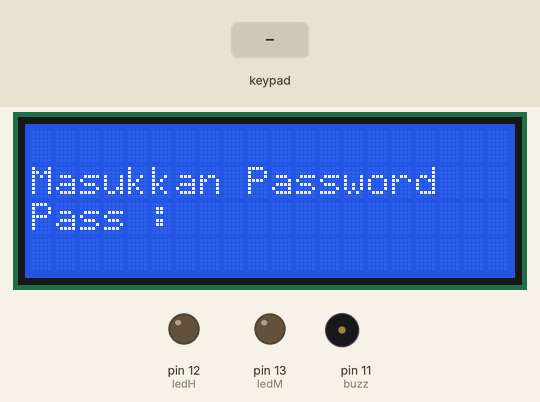
The sketch below on a simulated Arduino Uno, built with avr-gcc and run on an emulated ATmega328P. Shown: 20×4 character LCD, output pins drawn as LEDs (lit = HIGH), buzzer (waves = sounding, pin HIGH). Inputs (shaded band) come from the test bench.

Above: at 2.2 s.
2.3 s: keypad keys 1 2 3 4 # pressed 0.4 s apart
At 5.2 s:
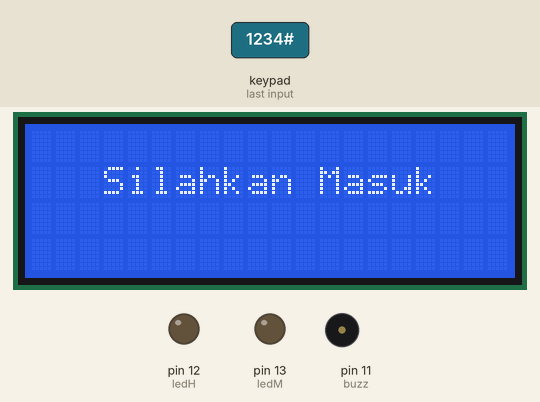
5.8 s: key '#' pressed
At 11.6 s:
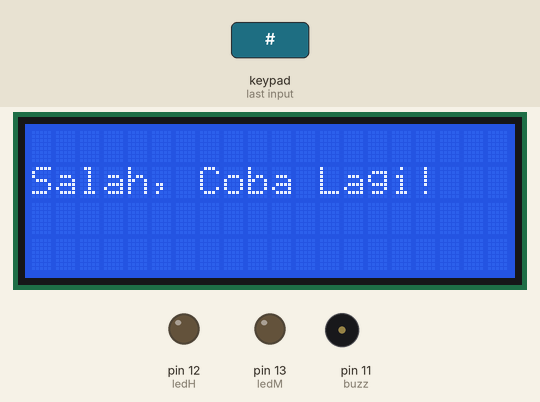
11.8 s: keypad keys 1 2 3 4 A pressed 0.4 s apart
At 15.6 s:
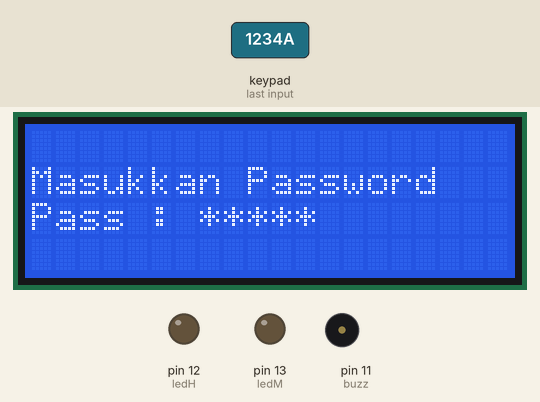
16.3 s: keypad keys 1 2 3 4 D pressed 0.4 s apart
At 19.4 s:
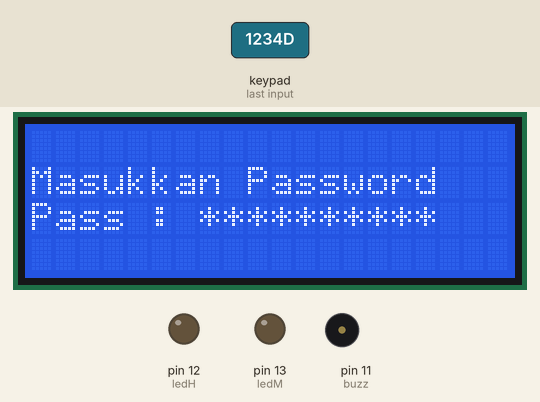
19.8 s: key '1' pressed
21.3 s: keypad keys 9 8 7 6 A pressed 0.4 s apart
At 23.4 s:
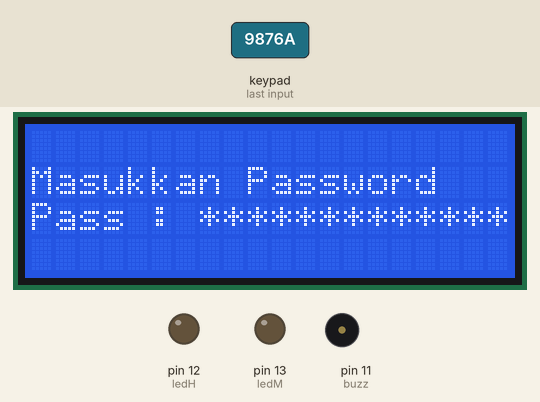
Timing chart, 0 to 24.9 s (numbered marks = the images above; inputs shaded):
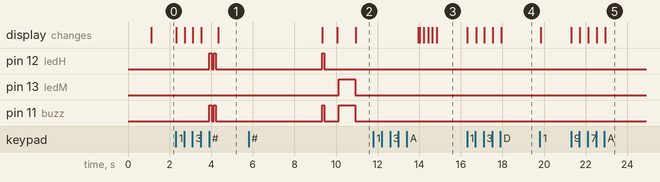

The sketch:

keypad_dan_Password.ino
```cpp
/*
 Tekan * untuk Cancle
 Tekan # untuk Ok
*/
#include <Keypad.h>
#include <Password.h>
#include <Wire.h>
#include <LiquidCrystal_I2C.h>

LiquidCrystal_I2C lcd(0x27,20,4);

const int ledM = 13;
const int ledH = 12;
const int buzz = 11;
byte currentLength = 0;

Password password = Password("1234"); //Password bisa di ubah ubah

const byte ROWS = 4; //four rows
const byte COLS = 4; //four columns
//define the cymbols on the buttons of the keypads
char hexaKeys[ROWS][COLS] = {
  {'1','2','3','A'},
  {'4','5','6','B'},
  {'7','8','9','C'},
  {'*','0','#','D'}
};
// Deklarasi Pin dimulai dari Kiri Keypad
byte rowPins[ROWS] = {9, 8, 7, 6}; //connect to the row pinouts of the keypad.
byte colPins[COLS] = {5, 4, 3, 2}; //connect to the column pinouts of the keypad

//initialize an instance of class NewKeypad
Keypad customKeypad = Keypad( makeKeymap(hexaKeys), rowPins, colPins, ROWS, COLS);

void setup(){
  pinMode(ledM, OUTPUT);
  pinMode(ledH, OUTPUT);
  pinMode(buzz, OUTPUT);

  digitalWrite(ledM, LOW);
  digitalWrite(ledH, LOW);
  digitalWrite(buzz, LOW);

  Serial.begin(9600);
  customKeypad.addEventListener(keypadEvent);

  lcd.init();
  lcd.backlight();
  lcd.setCursor(3,1);
  lcd.print("Keamanan Pintu");
  lcd.setCursor(7,2);
  lcd.print("Rumah");
  delay(1000);
  lcd.clear();
}

void loop(){
    lcd.setCursor(0,1);
    lcd.print("Masukkan Password");
    lcd.setCursor(0,2);
    lcd.print("Pass : ");
    customKeypad.getKey();
}

void checkPassword(){
  if (password.evaluate()){
    True(2, 100);
    lcd.clear();
    lcd.setCursor(3,1);
    lcd.print("Silahkan Masuk");
    delay(5000);
    lcd.clear();
    lcd.setCursor(5,1);
    lcd.print("Terkunci");
    True(1, 100);
    delay(500);
    password.reset();
  } else {
    False(1);
    lcd.clear();
    lcd.setCursor(0,1);
    lcd.print("Salah, Coba Lagi!");
    delay(3000);
    password.reset();
  }
}

void keypadEvent(KeypadEvent eKey){

  switch (customKeypad.getState()){
    case PRESSED:
//  lcd.setCursor(0,0);
//        lcd.print(eKey);
  switch (eKey){
    case '#': checkPassword(); lcd.clear(); currentLength=0;break;
    case '*': password.reset(); lcd.clear();currentLength=0; break;
    default:// password.append(eKey);
          password << eKey;
          currentLength++;

        //Print some feedback.
        lcd.setCursor(0,2);
        lcd.print("Pass : ");
        for (byte i=0; i<currentLength; i++){
            lcd.print('*');
        }
    }
  }
}

void True (int jumlah, int jeda){
  for (int i=1; i <= jumlah; i++){
    digitalWrite(ledH, HIGH);
    digitalWrite(buzz, HIGH);
    delay(jeda);
    digitalWrite(ledH, LOW);
    digitalWrite(buzz, LOW);
    delay(jeda);
  }
}

void False (int jumlah){
  for (int i=1; i <= jumlah; i++){
    digitalWrite(ledM, HIGH);
    digitalWrite(buzz, HIGH);
    delay(800);
    digitalWrite(ledM, LOW);
    digitalWrite(buzz, LOW);
  }
}
```

Measured:
- after the input at 2.3 s, pin 12 (ledH), pin 11 (buzz): alternates HIGH for 0.10 s and LOW for 0.10 s, 4 changes in all, then stays LOW, starting after 1.6 s; the display: first changes at once (image 1 shows a later state)
- after the input at 5.8 s, pin 13 (ledM): LOW → HIGH after 4.3 s, → LOW 0.80 s later; the display: first differs from a run without the input after 5.1 s (image 2)
- after the input at 11.8 s, the display: first differs from a run without the input after 2.2 s (image 3 shows a later state)
- after the input at 16.3 s, the display: first changes at once (image 4 shows a later state)
- after the input at 21.3 s, the display: first changes at once (image 5 shows a later state)
